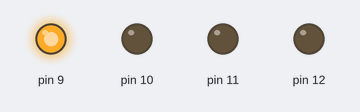
A sketch run on a simulated Arduino Uno, built with avr-gcc and run on an emulated ATmega328P. Parts: output pins drawn as LEDs (lit = HIGH).

Above: at 0.1 s.
Timing chart, 0 to 1.6 s (numbered marks = the images above):
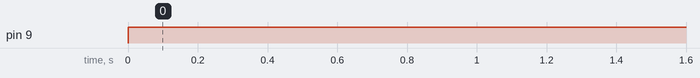

The sketch:

_7segmentCD4543.ino
```cpp
/*
Ce programme pilote 7 afficheurs 7 segments a l aide d un CD4543
*/

void setup() {
  Serial.begin(9600);

  // put your setup code here, to run once:
  pinMode(12, OUTPUT);
  pinMode(11, OUTPUT);
  pinMode(10, OUTPUT);
  pinMode(9, OUTPUT);

}


void loop() {


  digitalWrite(12, LOW);
  digitalWrite(11, LOW);
  digitalWrite(10, LOW);
  digitalWrite(9, HIGH);
  delayMicroseconds(1000);

}
```

Measured:
- by itself, pin 9: LOW → HIGH at 0.00 s
